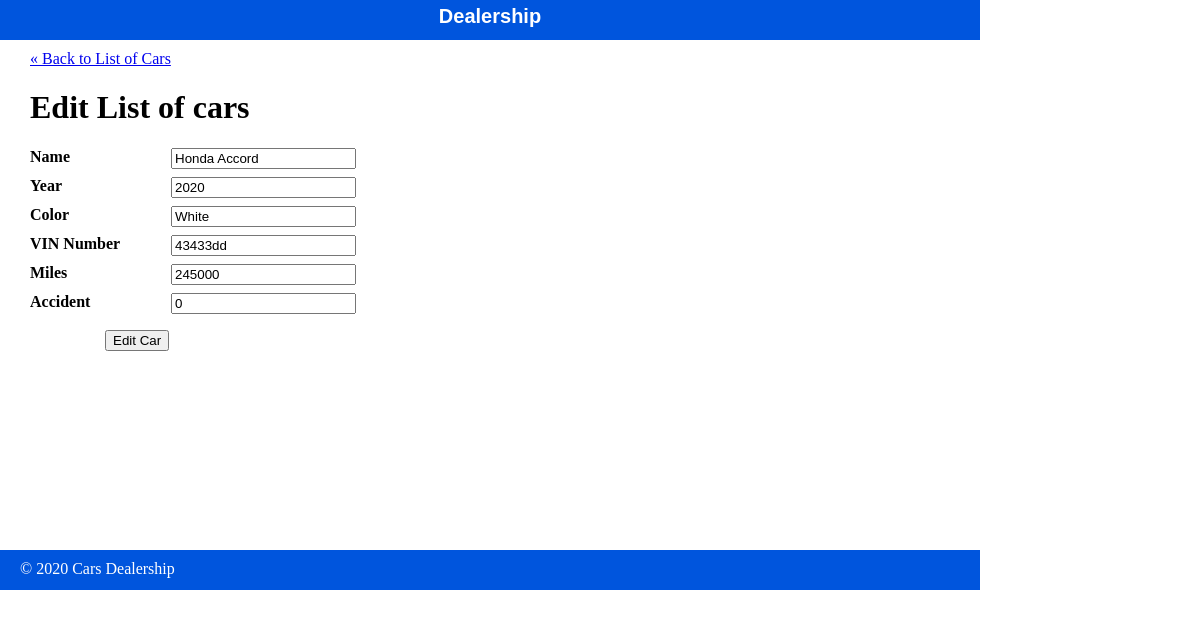
The page /public/cars/edit.php?id=1 on the database its author committed.
### tables this page shows
CREATE TABLE `cars` (
  `id` int(11) NOT NULL,
  `model` varchar(255) DEFAULT NULL,
  `year` int(4) DEFAULT NULL,
  `color` varchar(255) DEFAULT NULL,
  `vin_number` varchar(255) DEFAULT NULL,
  `miles` int(6) DEFAULT NULL,
  `accident` int(2) DEFAULT NULL
);

### private/functions.php (called while the page is built, shortened)
<?php
function url_for($script_path) {
  return WWW_ROOT . $script_path;
}
function u($str=""){
    return urldecode($str);
}
function h($string="") {
  return htmlspecialchars($string);
}
?>

### private/query_functions.php (called while the page is built, shortened)
<?php
function find_car_by_id($id){
   global $db;
   $sql="SELECT * FROM cars ";
   $sql .= "WHERE id='" . $id ."'";
   $result= mysqli_query($db, $sql);
   $car= mysqli_fetch_assoc($result);
   return $car;
}
?>

### public/cars/edit.php (the view, shortened to what this page needs)
<?php
require_once('../../private/initialize.php');
$id=$_GET['id'];
if(is_post_request()) {
  $car=[];
  $car['id']=$id;
  $car['model'] = $_POST['model'] ?? '';
  $car['year'] = $_POST['year'] ?? '';
  $car['color'] = $_POST['color'] ?? '';
  $car['vin_number']=$_POST['vin_number'] ?? '';
  $car['miles']=$_POST['miles'] ?? '';
  $car['accident']=$_POST['accident'] ?? '';
  $result= update_car($car);
  redirect_to(url_for('cars/show.php?id=' . $id));
}else{
    $car= find_car_by_id($id);
}
?>
<?php include(SHARED_PATH . '/header.php'); ?>
<div id="content">
  <a class="back-link" href="<?php echo url_for('/cars/index.php'); ?>">&laquo; Back to List of Cars</a>
  <div class="subject edit">
    <h1>Edit List of cars</h1>
    <form action="<?php echo url_for('/cars/edit.php?id=' . h(u($id))); ?>" method="post">
      <dl>
        <dt> Name</dt>
        <dd><input type="text" name="model" value="<?php echo h($car['model']); ?>" /></dd>
      </dl>
     <dl>
        <dt> Year</dt>
        <dd><input type="text" name="year" value="<?php echo h($car['year']); ?>" /></dd>
      </dl>
        <dl>
        <dt> Color</dt>
        <dd><input type="text" name="color" value="<?php echo h($car['color']); ?>" /></dd>
      </dl>
        <dl>
        <dt> VIN Number</dt>
        <dd><input type="text" name="vin_number" value="<?php echo h($car['vin_number']); ?>" /></dd>
      </dl>
        <dl>
        <dt> Miles</dt>
        <dd><input type="text" name="miles" value="<?php echo h($car['miles']); ?>" /></dd>
      </dl>
        <dl>
        <dt> Accident</dt>
        <dd><input type="text" name="accident" value="<?php echo h($car['accident']); ?>" /></dd>
      </dl>
      <div id="operations">
        <input type="submit" value="Edit Car" />
      </div>
    </form>
  </div>
</div>
<?php include(SHARED_PATH . '/footer.php'); ?>

### public/stylesheets/style.css (style rules this page uses)
html { height: 100%; width: 100%; }
body { height: 980px; width: 100%; margin: 0; padding: 0; }
#content { width: 920px; min-height: 500px; padding: 0 30px; }
dl { clear: both; overflow: hidden; margin: 0.5em 0; }
dt { float: left; font-weight: bold; width: 125px; }
dd { float: left; margin-left: 1em; }
#operations { clear: both; margin: 1em 0 1em 75px; }

### rows shown on the page
cars: model "Honda Accord", year "2020", color "White", vin_number "43433dd", miles "245000", accident "0"
